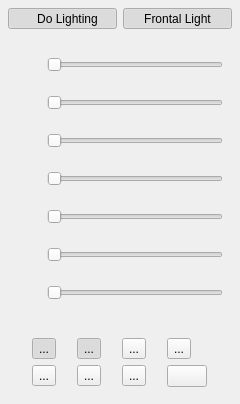
<?xml version="1.0" encoding="UTF-8"?>
<ui version="4.0">
 <class>LightingWidget</class>
 <widget class="QWidget" name="LightingWidget">
  <property name="geometry">
   <rect>
    <x>0</x>
    <y>0</y>
    <width>240</width>
    <height>404</height>
   </rect>
  </property>
  <layout class="QVBoxLayout" name="verticalLayout">
   <property name="leftMargin">
    <number>8</number>
   </property>
   <property name="topMargin">
    <number>8</number>
   </property>
   <property name="rightMargin">
    <number>8</number>
   </property>
   <property name="bottomMargin">
    <number>8</number>
   </property>
   <item>
    <widget class="QFrame" name="frame">
     <property name="sizePolicy">
      <sizepolicy hsizetype="Preferred" vsizetype="Maximum">
       <horstretch>0</horstretch>
       <verstretch>0</verstretch>
      </sizepolicy>
     </property>
     <layout class="QHBoxLayout" name="horizontalLayout">
      <property name="leftMargin">
       <number>0</number>
      </property>
      <property name="topMargin">
       <number>0</number>
      </property>
      <property name="rightMargin">
       <number>0</number>
      </property>
      <property name="bottomMargin">
       <number>0</number>
      </property>
      <item>
       <widget class="QToolButton" name="btnLighting">
        <property name="sizePolicy">
         <sizepolicy hsizetype="Preferred" vsizetype="Preferred">
          <horstretch>0</horstretch>
          <verstretch>0</verstretch>
         </sizepolicy>
        </property>
        <property name="text">
         <string>   Do Lighting</string>
        </property>
        <property name="icon">
         <iconset resource="../../../res/nifskope.qrc">
          <normaloff>:/btn/bulbOff</normaloff>
          <normalon>:/btn/bulb</normalon>:/btn/bulbOff</iconset>
        </property>
        <property name="iconSize">
         <size>
          <width>24</width>
          <height>24</height>
         </size>
        </property>
        <property name="checkable">
         <bool>true</bool>
        </property>
        <property name="checked">
         <bool>true</bool>
        </property>
        <property name="toolButtonStyle">
         <enum>Qt::ToolButtonTextBesideIcon</enum>
        </property>
       </widget>
      </item>
      <item>
       <widget class="QToolButton" name="btnFrontal">
        <property name="sizePolicy">
         <sizepolicy hsizetype="Preferred" vsizetype="Preferred">
          <horstretch>0</horstretch>
          <verstretch>0</verstretch>
         </sizepolicy>
        </property>
        <property name="text">
         <string>Frontal Light</string>
        </property>
        <property name="checkable">
         <bool>true</bool>
        </property>
        <property name="checked">
         <bool>true</bool>
        </property>
       </widget>
      </item>
     </layout>
    </widget>
   </item>
   <item>
    <widget class="QFrame" name="frame_2">
     <layout class="QGridLayout" name="gridLayout">
      <item row="0" column="1">
       <widget class="QSlider" name="sldDirectional">
        <property name="orientation">
         <enum>Qt::Horizontal</enum>
        </property>
       </widget>
      </item>
      <item row="1" column="1">
       <widget class="QSlider" name="sldLightColor">
        <property name="orientation">
         <enum>Qt::Horizontal</enum>
        </property>
       </widget>
      </item>
      <item row="2" column="1">
       <widget class="QSlider" name="sldAmbient">
        <property name="orientation">
         <enum>Qt::Horizontal</enum>
        </property>
       </widget>
      </item>
      <item row="3" column="1">
       <widget class="QSlider" name="sldEnvMapRotation">
        <property name="orientation">
         <enum>Qt::Horizontal</enum>
        </property>
       </widget>
      </item>
      <item row="4" column="1">
       <widget class="QSlider" name="sldGlowScale">
        <property name="orientation">
         <enum>Qt::Horizontal</enum>
        </property>
       </widget>
      </item>
      <item row="5" column="1">
       <widget class="QSlider" name="sldLightScale">
        <property name="orientation">
         <enum>Qt::Horizontal</enum>
        </property>
       </widget>
      </item>
      <item row="6" column="1">
       <widget class="QSlider" name="sldToneMapping">
        <property name="orientation">
         <enum>Qt::Horizontal</enum>
        </property>
       </widget>
      </item>
      <item row="0" column="0">
       <widget class="QPushButton" name="btnDirectional">
        <property name="maximumSize">
         <size>
          <width>24</width>
          <height>24</height>
         </size>
        </property>
        <property name="text">
         <string/>
        </property>
        <property name="icon">
         <iconset resource="../../../res/nifskope.qrc">
          <normaloff>:/btn/sun</normaloff>:/btn/sun</iconset>
        </property>
        <property name="iconSize">
         <size>
          <width>18</width>
          <height>18</height>
         </size>
        </property>
        <property name="flat">
         <bool>true</bool>
        </property>
       </widget>
      </item>
      <item row="1" column="0">
       <widget class="QPushButton" name="btnLightColor">
        <property name="maximumSize">
         <size>
          <width>24</width>
          <height>24</height>
         </size>
        </property>
        <property name="text">
         <string/>
        </property>
        <property name="icon">
         <iconset resource="../../../res/nifskope.qrc">
          <normaloff>:/btn/lightcolor</normaloff>:/btn/lightcolor</iconset>
        </property>
        <property name="iconSize">
         <size>
          <width>18</width>
          <height>18</height>
         </size>
        </property>
        <property name="flat">
         <bool>true</bool>
        </property>
       </widget>
      </item>
      <item row="2" column="0">
       <widget class="QPushButton" name="btnAmbient">
        <property name="maximumSize">
         <size>
          <width>24</width>
          <height>24</height>
         </size>
        </property>
        <property name="text">
         <string/>
        </property>
        <property name="icon">
         <iconset resource="../../../res/nifskope.qrc">
          <normaloff>:/btn/cloud</normaloff>:/btn/cloud</iconset>
        </property>
        <property name="iconSize">
         <size>
          <width>18</width>
          <height>18</height>
         </size>
        </property>
        <property name="flat">
         <bool>true</bool>
        </property>
       </widget>
      </item>
      <item row="3" column="0">
       <widget class="QPushButton" name="btnEnvMapRotation">
        <property name="maximumSize">
         <size>
          <width>24</width>
          <height>24</height>
         </size>
        </property>
        <property name="text">
         <string/>
        </property>
        <property name="icon">
         <iconset resource="../../../res/nifskope.qrc">
          <normaloff>:/btn/lightHorizontal</normaloff>:/btn/lightHorizontal</iconset>
        </property>
        <property name="iconSize">
         <size>
          <width>18</width>
          <height>18</height>
         </size>
        </property>
        <property name="flat">
         <bool>true</bool>
        </property>
       </widget>
      </item>
      <item row="4" column="0">
       <widget class="QPushButton" name="btnGlowScale">
        <property name="maximumSize">
         <size>
          <width>24</width>
          <height>24</height>
         </size>
        </property>
        <property name="text">
         <string/>
        </property>
        <property name="icon">
         <iconset resource="../../../res/nifskope.qrc">
          <normaloff>:/btn/glow</normaloff>:/btn/glow</iconset>
        </property>
        <property name="iconSize">
         <size>
          <width>18</width>
          <height>18</height>
         </size>
        </property>
        <property name="flat">
         <bool>true</bool>
        </property>
       </widget>
      </item>
      <item row="5" column="0">
       <widget class="QPushButton" name="btnLightScale">
        <property name="maximumSize">
         <size>
          <width>24</width>
          <height>24</height>
         </size>
        </property>
        <property name="text">
         <string/>
        </property>
        <property name="icon">
         <iconset resource="../../../res/nifskope.qrc">
          <normaloff>:/btn/light</normaloff>:/btn/light</iconset>
        </property>
        <property name="iconSize">
         <size>
          <width>18</width>
          <height>18</height>
         </size>
        </property>
        <property name="flat">
         <bool>true</bool>
        </property>
       </widget>
      </item>
      <item row="6" column="0">
       <widget class="QPushButton" name="btnToneMapping">
        <property name="maximumSize">
         <size>
          <width>24</width>
          <height>24</height>
         </size>
        </property>
        <property name="text">
         <string/>
        </property>
        <property name="icon">
         <iconset resource="../../../res/nifskope.qrc">
          <normaloff>:/btn/tonemap</normaloff>:/btn/tonemap</iconset>
        </property>
        <property name="iconSize">
         <size>
          <width>18</width>
          <height>18</height>
         </size>
        </property>
        <property name="flat">
         <bool>true</bool>
        </property>
       </widget>
      </item>
     </layout>
    </widget>
   </item>
   <item>
    <widget class="QFrame" name="frame_3">
     <property name="sizePolicy">
      <sizepolicy hsizetype="Preferred" vsizetype="Maximum">
       <horstretch>0</horstretch>
       <verstretch>0</verstretch>
      </sizepolicy>
     </property>
     <layout class="QGridLayout" name="gridLayout_2">
      <item row="0" column="1">
       <widget class="QToolButton" name="btnVertexColors">
        <property name="text">
         <string>...</string>
        </property>
        <property name="iconSize">
         <size>
          <width>36</width>
          <height>36</height>
         </size>
        </property>
        <property name="checkable">
         <bool>true</bool>
        </property>
        <property name="checked">
         <bool>true</bool>
        </property>
       </widget>
      </item>
      <item row="0" column="0">
       <widget class="QToolButton" name="btnTextures">
        <property name="text">
         <string>...</string>
        </property>
        <property name="iconSize">
         <size>
          <width>36</width>
          <height>36</height>
         </size>
        </property>
        <property name="checkable">
         <bool>true</bool>
        </property>
        <property name="checked">
         <bool>true</bool>
        </property>
       </widget>
      </item>
      <item row="0" column="2">
       <widget class="QToolButton" name="btnSpecular">
        <property name="text">
         <string>...</string>
        </property>
        <property name="iconSize">
         <size>
          <width>36</width>
          <height>36</height>
         </size>
        </property>
       </widget>
      </item>
      <item row="0" column="3">
       <widget class="QToolButton" name="btnCubemap">
        <property name="text">
         <string>...</string>
        </property>
        <property name="iconSize">
         <size>
          <width>36</width>
          <height>36</height>
         </size>
        </property>
       </widget>
      </item>
      <item row="1" column="2">
       <widget class="QToolButton" name="btnSilhouette">
        <property name="text">
         <string>...</string>
        </property>
        <property name="iconSize">
         <size>
          <width>36</width>
          <height>36</height>
         </size>
        </property>
        <property name="checkable">
         <bool>true</bool>
        </property>
       </widget>
      </item>
      <item row="1" column="1">
       <widget class="QToolButton" name="btnLightingOnly">
        <property name="text">
         <string>...</string>
        </property>
        <property name="iconSize">
         <size>
          <width>36</width>
          <height>36</height>
         </size>
        </property>
        <property name="checkable">
         <bool>true</bool>
        </property>
       </widget>
      </item>
      <item row="1" column="0">
       <widget class="QToolButton" name="btnGlow">
        <property name="text">
         <string>...</string>
        </property>
        <property name="iconSize">
         <size>
          <width>36</width>
          <height>36</height>
         </size>
        </property>
       </widget>
      </item>
      <item row="1" column="3">
       <widget class="QPushButton" name="btnLoadCubeMap">
        <property name="text">
         <string/>
        </property>
        <property name="icon">
         <iconset resource="../../../res/nifskope.qrc">
          <normaloff>:/btn/load</normaloff>:/btn/load</iconset>
        </property>
        <property name="iconSize">
         <size>
          <width>36</width>
          <height>36</height>
         </size>
        </property>
       </widget>
      </item>
     </layout>
    </widget>
   </item>
  </layout>
 </widget>
 <resources>
  <include location="../../../res/nifskope.qrc"/>
 </resources>
 <connections/>
</ui>
